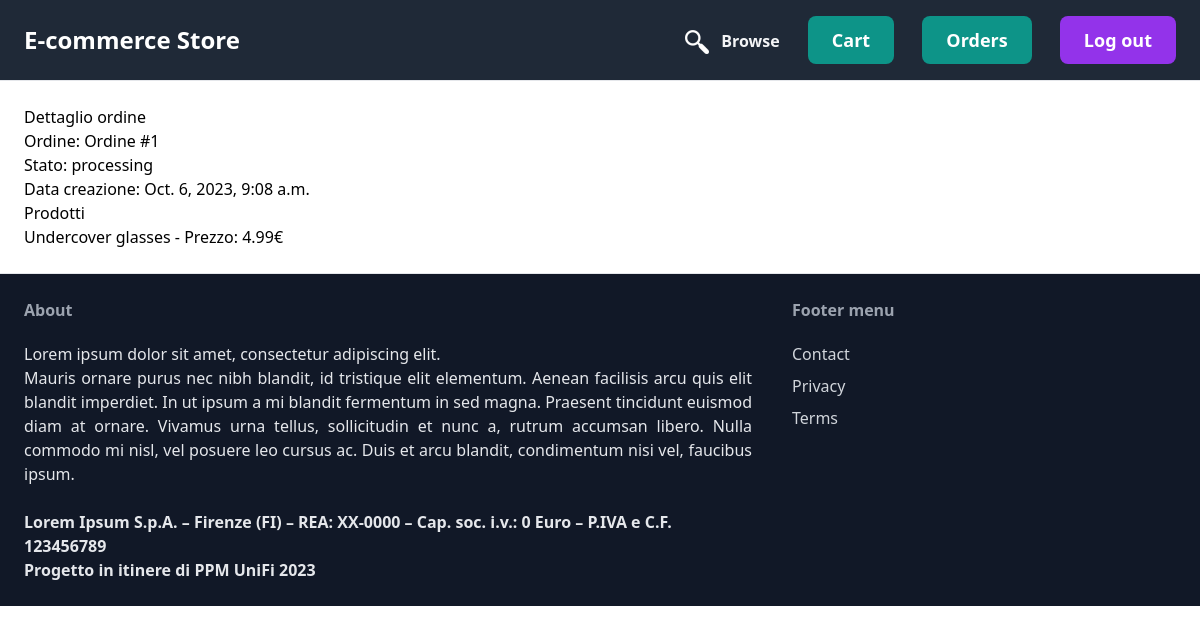
The app's page /order/1/ (signed in) with its own data.
### core/models.py (models this page shows)
class Order(models.Model):
    user = models.ForeignKey(User, on_delete=models.CASCADE)
    items = models.ManyToManyField('item.Item')
    status = models.CharField(max_length=255, choices=(
        ('processing', 'In elaborazione'),
    ))
    shipping_status = models.CharField(max_length=255, choices=(
        ('not_shipped', 'Non spedito'),
        ('shipped', 'Spedito'),
    ), default='not_shipped')
    total_price = models.DecimalField(max_digits=10, decimal_places=2, default=Decimal('0.00'))
    created_at = models.DateTimeField(auto_now_add=True)
    def __str__(self):
        return f"Ordine #{self.pk}"

### item/models.py (models this page shows, shortened)
class Item(models.Model):
    category = models.ForeignKey('Category', related_name='items', on_delete=models.CASCADE)
    name = models.CharField(max_length=255)
    description = models.TextField(blank=True, null=True)
    price = models.FloatField()
    image = models.ImageField(upload_to='items_images', blank=True, null=True)
    is_sold = models.BooleanField(default=False)
    created_at = models.DateTimeField(auto_now_add=True)
    created_by = models.ForeignKey(User, related_name='items', on_delete=models.CASCADE)
    class Meta:
        ordering = ('name',)

### core/views.py (the view)
# urls.py: path('order/<int:pk>/', views.order_detail, name='order_detail'),
def order_detail(request, pk):
    order = get_object_or_404(Order, pk=pk, user=request.user)
    return render(request, 'core/order_detail.html', {'order': order})

### core/templates/core/order_detail.html (shortened to what this page needs)
{% extends 'core/base.html' %}
{% block content %}
    <h1>Dettaglio ordine</h1>
    <p>Ordine: {{ order }}</p>
    <p>Stato: {{ order.status }}</p>
    <p>Data creazione: {{ order.created_at }}</p>
    <h2>Prodotti</h2>
    <ul>
        {% for item in order.items.all %}
            <li>{{ item.name }} - Prezzo: {{ item.price }}€</li>
        {% endfor %}
    </ul>
{% endblock %}

### records on screen
Order: id "Ordine #1", status "processing", created_at "Oct. 6, 2023, 9:08 a.m."
Item: name "Undercover glasses", price "4.99"
